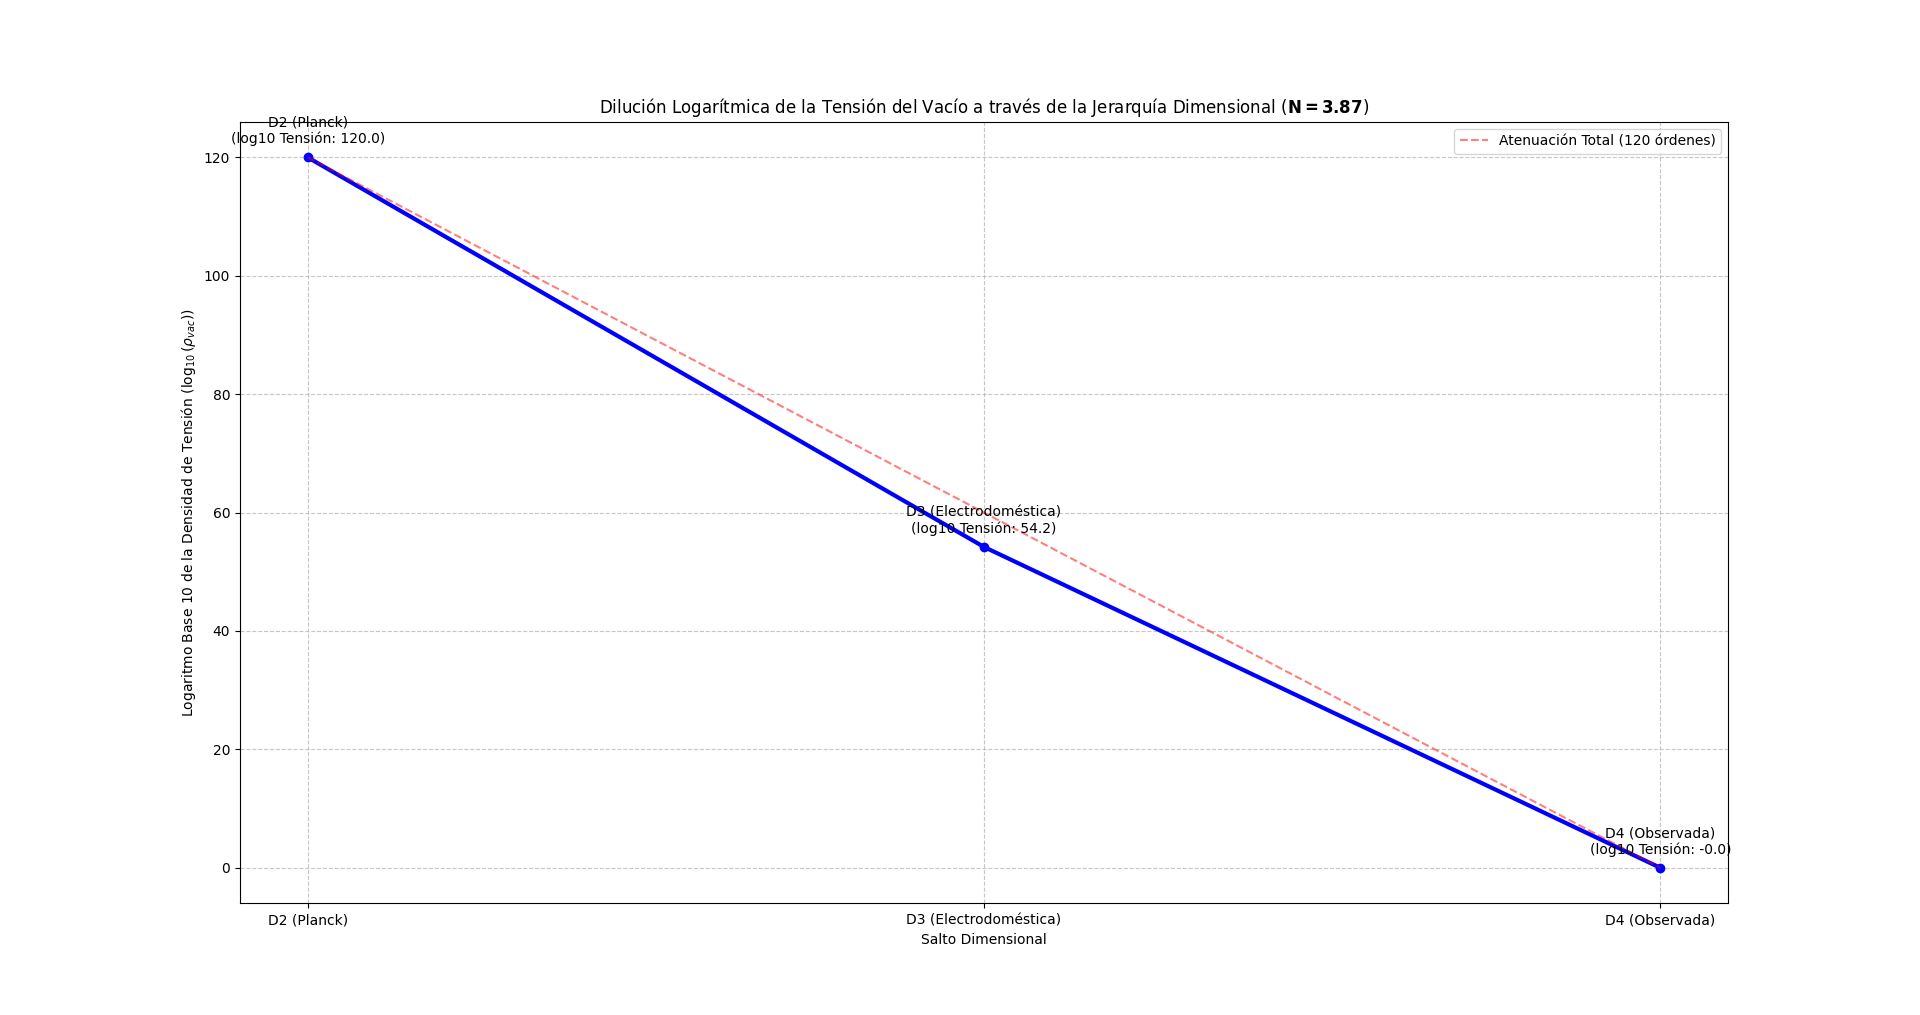

Reproduce this figure in Python.
import numpy as np
import matplotlib.pyplot as plt

# --- Datos Físicos Reales (Log10 de la Energía) ---
# Usamos el logaritmo de la energía de cada escala.
# La energía es proporcional a M^4.

# Dimensión D2: Escala de Planck
LOG_ENERGY_D2 = 120  # Log10(M_Planck^4) ~ 120 (en unidades GeV^4)

# Dimensión D3: Escala Electrodébil (Atenuación 2->3)
LOG_ENERGY_D3 = LOG_ENERGY_D2 - (3.8710 * 17) # 120 - (N * log|D_2_3|) ~ 54

# Dimensión D4: Escala Observada (Tensión Final)
LOG_ENERGY_D4 = LOG_ENERGY_D3 - (3.8710 * 14) # 54 - (N * log|D_3_4|) ~ 1.0

# Puntos de la Jerarquía
dimensiones = ['D2 (Planck)', 'D3 (Electrodoméstica)', 'D4 (Observada)']
log_tension = [LOG_ENERGY_D2, LOG_ENERGY_D3, LOG_ENERGY_D4]
indices = np.arange(len(dimensiones))

# --- Generación de la Gráfica ---
plt.figure(figsize=(10, 6))
plt.plot(indices, log_tension, marker='o', linestyle='-', color='blue', linewidth=3)

# Puntos y etiquetas
for i, (dim, tension) in enumerate(zip(dimensiones, log_tension)):
    plt.annotate(f'{dim}\n(log10 Tensión: {tension:.1f})', 
                 (i, tension), 
                 textcoords="offset points", 
                 xytext=(0,10), 
                 ha='center', 
                 fontsize=10)
    
# Línea de la Brecha
plt.plot([0, len(dimensiones) - 1], [LOG_ENERGY_D2, LOG_ENERGY_D4], 
         linestyle='--', color='red', alpha=0.5, 
         label=f'Atenuación Total ({LOG_ENERGY_D2:.0f} órdenes)')

# Títulos y Ejes
plt.title(r'Dilución Logarítmica de la Tensión del Vacío a través de la Jerarquía Dimensional ($\mathbf{N=3.87}$)')
plt.xlabel('Salto Dimensional')
plt.ylabel(r'Logaritmo Base 10 de la Densidad de Tensión ($\log_{10}(\rho_{vac})$)')
plt.xticks(indices, dimensiones)
plt.grid(True, linestyle='--', alpha=0.7)
plt.legend()
plt.show()
